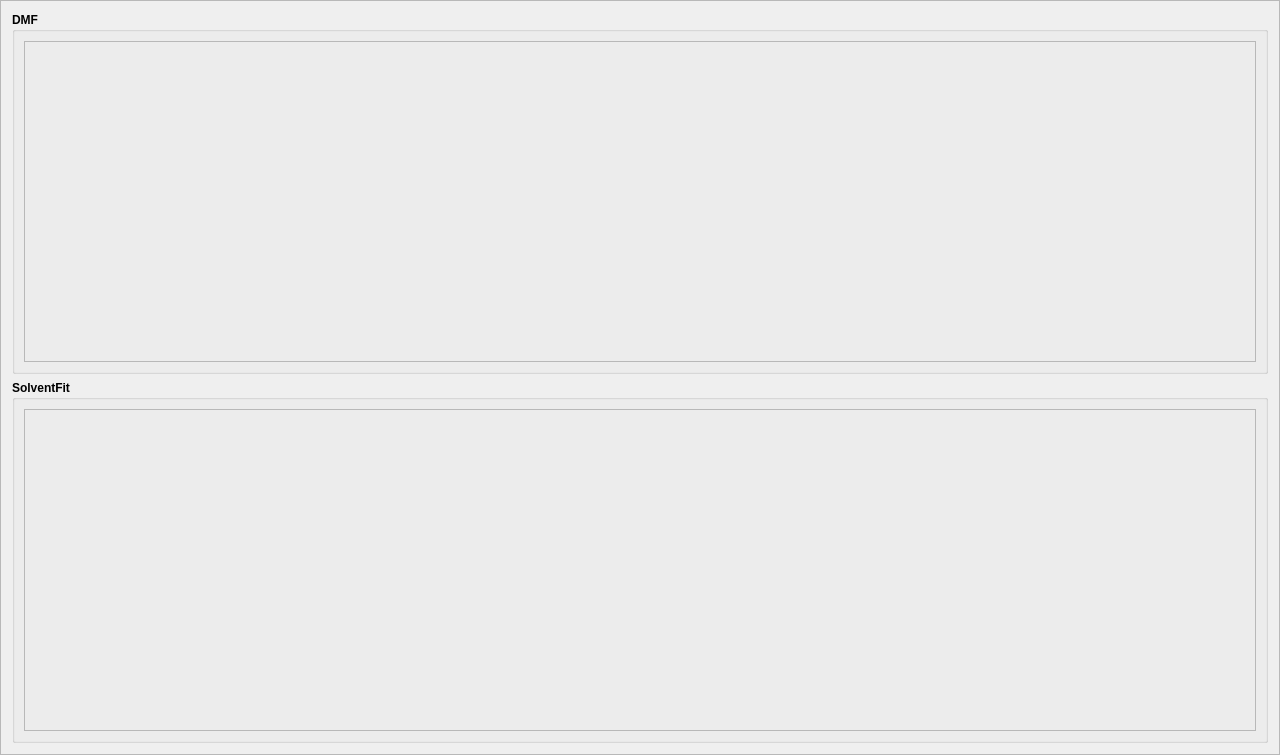
<?xml version="1.0" encoding="UTF-8"?>
<ui version="4.0">
 <class>basicDataParentFrame</class>
 <widget class="QFrame" name="basicDataParentFrame">
  <property name="geometry">
   <rect>
    <x>0</x>
    <y>0</y>
    <width>1280</width>
    <height>755</height>
   </rect>
  </property>
  <property name="font">
   <font>
    <pointsize>9</pointsize>
    <weight>75</weight>
    <bold>true</bold>
   </font>
  </property>
  <property name="windowTitle">
   <string>Frame</string>
  </property>
  <property name="frameShape">
   <enum>QFrame::StyledPanel</enum>
  </property>
  <property name="frameShadow">
   <enum>QFrame::Raised</enum>
  </property>
  <layout class="QVBoxLayout" name="verticalLayout">
   <item>
    <widget class="QGroupBox" name="dmfGroup">
     <property name="title">
      <string>DMF</string>
     </property>
     <layout class="QGridLayout" name="gridLayout">
      <item row="0" column="0">
       <widget class="basicDataFrame" name="dmfFrame">
        <property name="font">
         <font>
          <weight>50</weight>
          <bold>false</bold>
         </font>
        </property>
        <property name="frameShape">
         <enum>QFrame::StyledPanel</enum>
        </property>
        <property name="frameShadow">
         <enum>QFrame::Raised</enum>
        </property>
       </widget>
      </item>
     </layout>
    </widget>
   </item>
   <item>
    <widget class="QGroupBox" name="solventFitGroup">
     <property name="title">
      <string>SolventFit</string>
     </property>
     <property name="alignment">
      <set>Qt::AlignLeading|Qt::AlignLeft|Qt::AlignTop</set>
     </property>
     <layout class="QVBoxLayout" name="verticalLayout_2">
      <item>
       <widget class="solventFitSetupFrame" name="solventFitFrame">
        <property name="sizePolicy">
         <sizepolicy hsizetype="Preferred" vsizetype="Preferred">
          <horstretch>0</horstretch>
          <verstretch>0</verstretch>
         </sizepolicy>
        </property>
        <property name="minimumSize">
         <size>
          <width>1224</width>
          <height>322</height>
         </size>
        </property>
        <property name="font">
         <font>
          <weight>50</weight>
          <bold>false</bold>
         </font>
        </property>
        <property name="frameShape">
         <enum>QFrame::StyledPanel</enum>
        </property>
        <property name="frameShadow">
         <enum>QFrame::Raised</enum>
        </property>
        <property name="lineWidth">
         <number>1</number>
        </property>
       </widget>
      </item>
     </layout>
    </widget>
   </item>
  </layout>
 </widget>
 <customwidgets>
  <customwidget>
   <class>basicDataFrame</class>
   <extends>QFrame</extends>
   <header>foqus_lib/gui/basic_data/basicDataFrame</header>
   <container>1</container>
  </customwidget>
  <customwidget>
   <class>solventFitSetupFrame</class>
   <extends>QFrame</extends>
   <header>foqus_lib/gui/solventfit/solventFitSetupFrame</header>
   <container>1</container>
  </customwidget>
 </customwidgets>
 <resources/>
 <connections/>
</ui>
